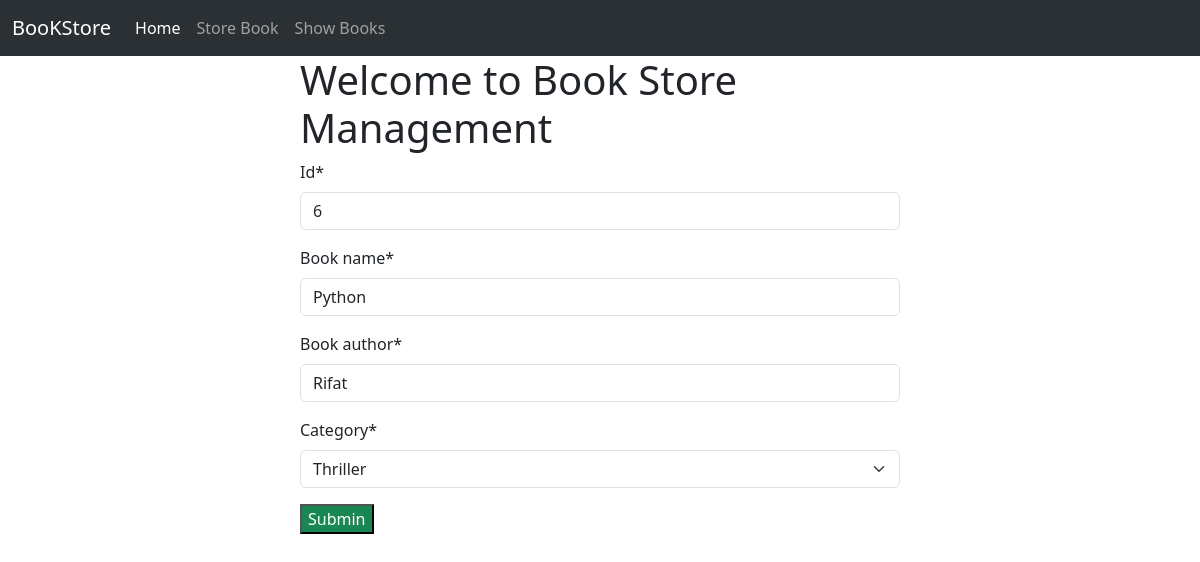
The page /update_book/6 on the database as committed earlier.
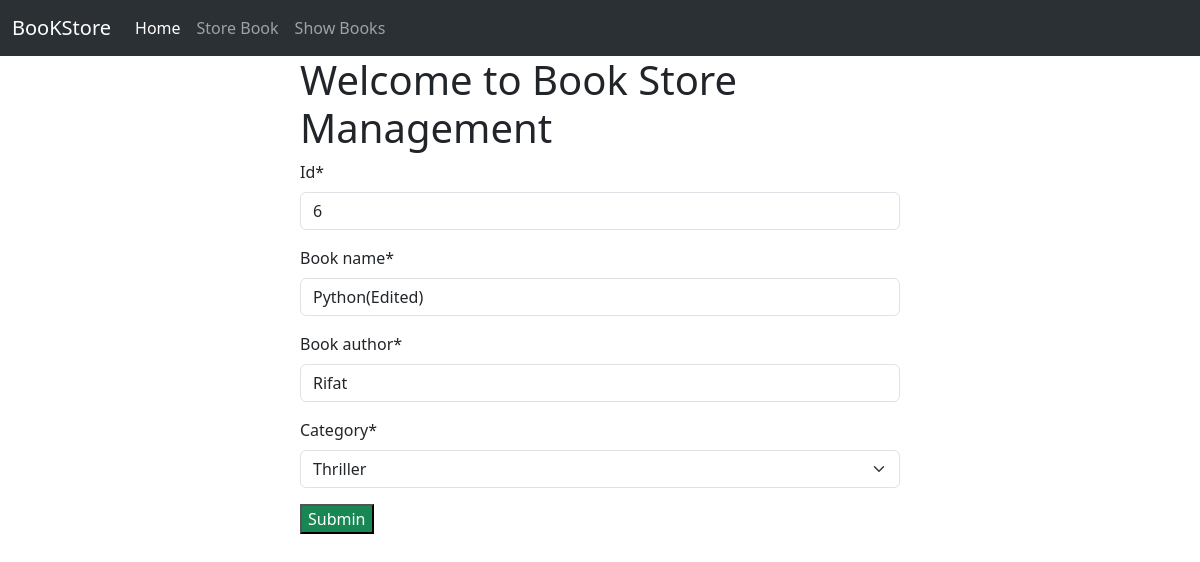
The same page on the database as committed later.
### book/models.py (models this page shows, shortened)
class BookStoreModel(models.Model):
    CATEGORY = (
        ('Mystery','Mystery'),
        ('Thriller','Thriller'),
        ('Sci-Fi','Sci-Fi'),
        ('Humor','Humor'),
        ('Horror','Horror'),
    )
    id = models.IntegerField(primary_key=True)
    book_name = models.CharField(max_length=30)
    book_author = models.CharField(max_length=20)
    category = models.CharField(max_length=30, choices=CATEGORY)
    first_published = models.DateTimeField(auto_now_add=True) # django ekdom first data
    last_published = models.DateTimeField(auto_now=True) # erpor joto update korbo sei date dethabe

### book/views.py (the view)
# urls.py: path('update_book/<int:pk>', views.BookUpdateView.as_view(), name = "edit_book"),
class BookUpdateView(UpdateView):
    model = BookStoreModel
    template_name = 'store_book.html'
    form_class = BookStoreForm
    success_url = reverse_lazy('show_books')

### book/forms.py
class BookStoreForm(forms.ModelForm):
    class Meta:
        model = BookStoreModel
        exclude = ['first_published','last_published']

### book/templates/store_book.html (shortened to what this page needs)
{% extends "base.html" %}
{% load crispy_forms_tags %}
{% block content %}
<div style="width : 50% ; margin : auto">
    <form method="post" >
        <h1> Welcome to Book Store Management</h1>
        {{form|crispy}}
        <input type="submit" value="Submin" class = "bg-success text-white">
    </form>
</div>
{% endblock content %}

Rows that differ between the two databases and show on the page:
changed BookStoreModel "Rifat": book_name "Python" → "Python(Edited)"
